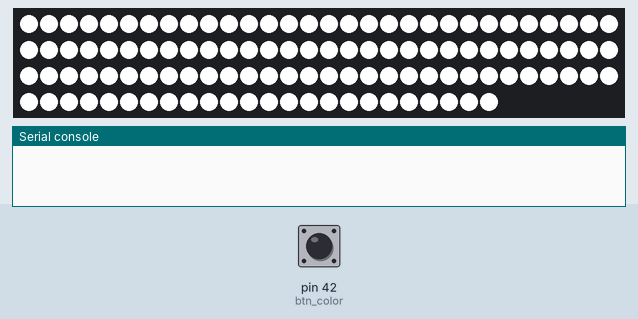
Simulated run of this program. Board: MicroPython board. On the bench: 114 RGB LEDs in strip order, left to right, continuing on the next row, the last lines printed to the serial console. Inputs (shaded band) come from the test bench; at power-on: pin 42 (btn_color) LOW.

Above: at 1.2 s.
1.3 s: pin 42 (btn_color) pulled HIGH for 0.15 s
At 2.4 s:
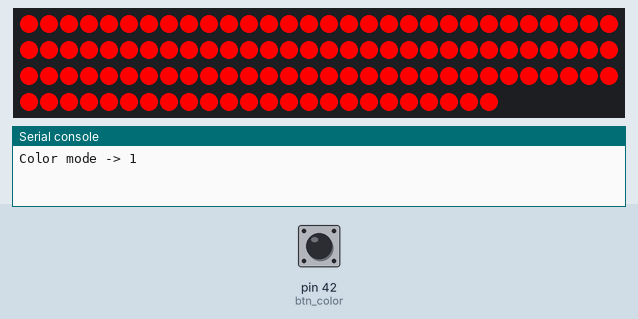
2.9 s: pin 42 (btn_color) pulled HIGH for 1 s
At 3.8 s:
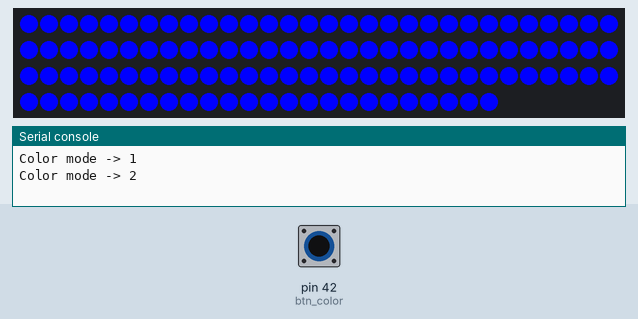
5.4 s: pin 42 (btn_color) pulled HIGH for 0.15 s
At 6.6 s:
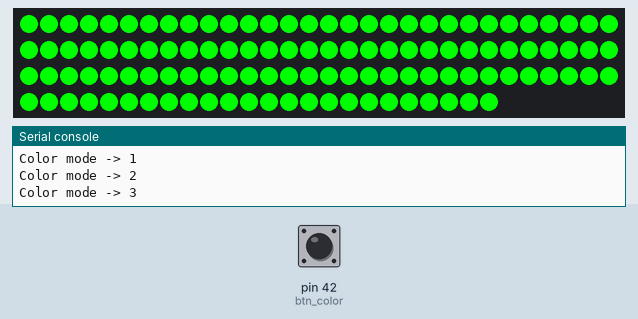
7.0 s: pin 42 (btn_color) pulled HIGH for 3.2 s
At 8.2 s:
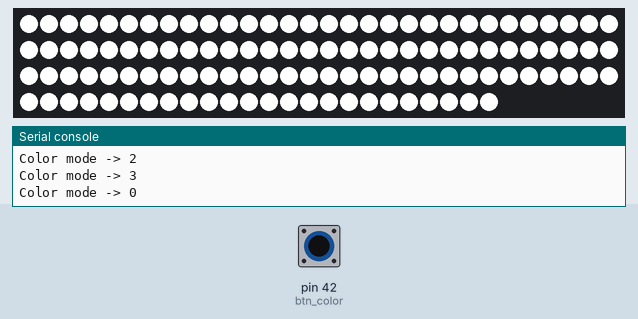
Timing chart, 0 to 10.0 s (numbered marks = the images above; inputs shaded):
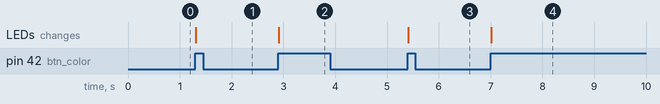

The program:

main.py
```python
"""
Lesson 4 - Buttons (MicroPython)
-----------------------------------
Read the two onboard buttons and use one of them to cycle the panel's
colour on each press.

BUTTONS (both ACTIVE-HIGH -> reads 1 when pressed; internal pull-down on):
  GPIO 42 = COLOR button (used in this lesson)
  GPIO 41 = EFFECT button (wired up, but unused until Lesson 7 / the full firmware)
"""

from machine import Pin
import neopixel
import time

LED_PIN = 8
NUM_LEDS = 114

BTN_COLOR = 42
BTN_EFFECT = 41
DEBOUNCE_MS = 40

np = neopixel.NeoPixel(Pin(LED_PIN), NUM_LEDS)
btn_color = Pin(BTN_COLOR, Pin.IN)
btn_effect = Pin(BTN_EFFECT, Pin.IN)

COLORS = [(255, 255, 255), (255, 0, 0), (0, 0, 255), (0, 255, 0)]
color_mode = 0


def fill_current_color():
    np.fill(COLORS[color_mode])
    np.write()


class Debouncer:
    """Fires once per physical press, ignoring contact bounce."""

    def __init__(self, pin, debounce_ms=DEBOUNCE_MS):
        self.pin = pin
        self.debounce_ms = debounce_ms
        self.prev = False
        self.last_t = 0

    def pressed(self):
        now = self.pin.value() == 1
        fired = False
        if now != self.prev and time.ticks_diff(time.ticks_ms(), self.last_t) >= self.debounce_ms:
            self.last_t = time.ticks_ms()
            if now:
                fired = True   # rising edge = press
            self.prev = now
        return fired


color_button = Debouncer(btn_color)

fill_current_color()

while True:
    if color_button.pressed():
        color_mode = (color_mode + 1) % len(COLORS)
        print("Color mode ->", color_mode)
        fill_current_color()

    time.sleep_ms(10)   # poll roughly every 10ms - responsive without hogging the CPU
```

Measured:
- after the input at 1.3 s, the LEDs: change at once (image 1)
- after the input at 2.9 s, the LEDs: change at once (image 2)
- after the input at 5.4 s, the LEDs: change at once (image 3)
- after the input at 7.0 s, the LEDs: change at once (image 4)
